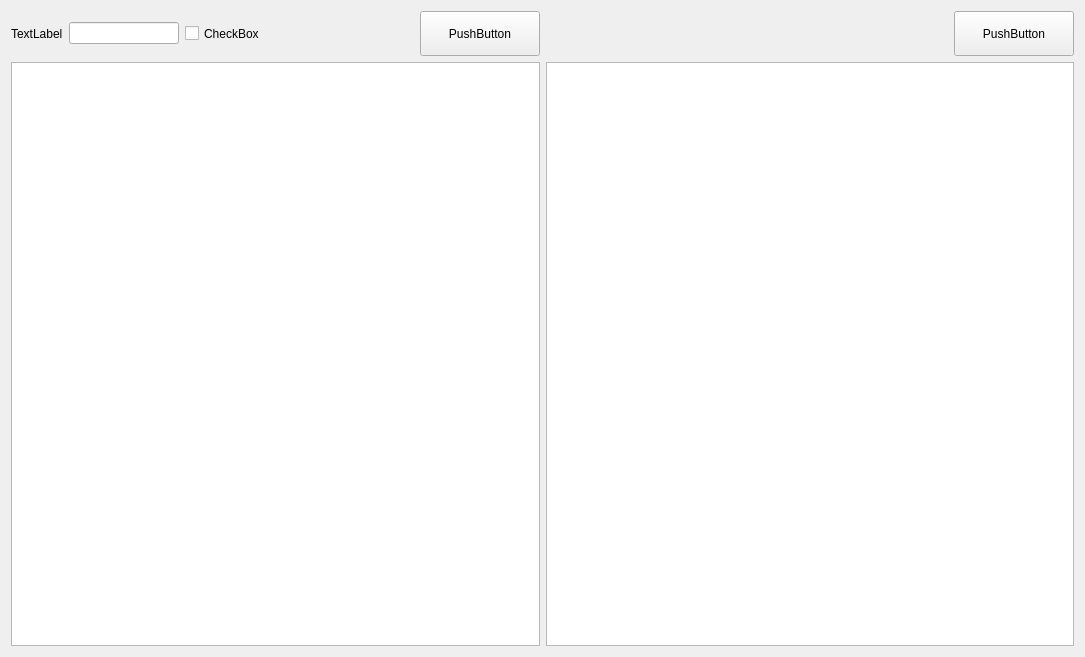
<?xml version="1.0" encoding="UTF-8"?>
<ui version="4.0">
 <class>Form</class>
 <widget class="QWidget" name="Form">
  <property name="geometry">
   <rect>
    <x>0</x>
    <y>0</y>
    <width>1085</width>
    <height>657</height>
   </rect>
  </property>
  <property name="windowTitle">
   <string>Form</string>
  </property>
  <layout class="QHBoxLayout" name="horizontalLayout_4">
   <item>
    <layout class="QHBoxLayout" name="horizontalLayout_3">
     <item>
      <layout class="QVBoxLayout" name="verticalLayout">
       <item>
        <layout class="QHBoxLayout" name="horizontalLayout">
         <item>
          <widget class="QLabel" name="UrlTableTips">
           <property name="text">
            <string>TextLabel</string>
           </property>
          </widget>
         </item>
         <item>
          <widget class="QLineEdit" name="UrlTableBox"/>
         </item>
         <item>
          <widget class="QCheckBox" name="AllCheckBox">
           <property name="minimumSize">
            <size>
             <width>120</width>
             <height>45</height>
            </size>
           </property>
           <property name="maximumSize">
            <size>
             <width>120</width>
             <height>45</height>
            </size>
           </property>
           <property name="text">
            <string>CheckBox</string>
           </property>
          </widget>
         </item>
         <item>
          <spacer name="horizontalSpacer">
           <property name="orientation">
            <enum>Qt::Horizontal</enum>
           </property>
           <property name="sizeHint" stdset="0">
            <size>
             <width>40</width>
             <height>20</height>
            </size>
           </property>
          </spacer>
         </item>
         <item>
          <widget class="QPushButton" name="UrlEncodeButton">
           <property name="minimumSize">
            <size>
             <width>120</width>
             <height>45</height>
            </size>
           </property>
           <property name="maximumSize">
            <size>
             <width>120</width>
             <height>45</height>
            </size>
           </property>
           <property name="text">
            <string>PushButton</string>
           </property>
          </widget>
         </item>
        </layout>
       </item>
       <item>
        <widget class="QTextEdit" name="UrlTextBox"/>
       </item>
      </layout>
     </item>
     <item>
      <layout class="QVBoxLayout" name="verticalLayout_2">
       <item>
        <layout class="QHBoxLayout" name="horizontalLayout_2">
         <item>
          <spacer name="horizontalSpacer_2">
           <property name="orientation">
            <enum>Qt::Horizontal</enum>
           </property>
           <property name="sizeHint" stdset="0">
            <size>
             <width>40</width>
             <height>20</height>
            </size>
           </property>
          </spacer>
         </item>
         <item>
          <widget class="QPushButton" name="UrlDecodeButton">
           <property name="minimumSize">
            <size>
             <width>120</width>
             <height>45</height>
            </size>
           </property>
           <property name="maximumSize">
            <size>
             <width>120</width>
             <height>45</height>
            </size>
           </property>
           <property name="text">
            <string>PushButton</string>
           </property>
          </widget>
         </item>
        </layout>
       </item>
       <item>
        <widget class="QTextEdit" name="UrlCipherBox"/>
       </item>
      </layout>
     </item>
    </layout>
   </item>
  </layout>
 </widget>
 <resources/>
 <connections/>
</ui>
